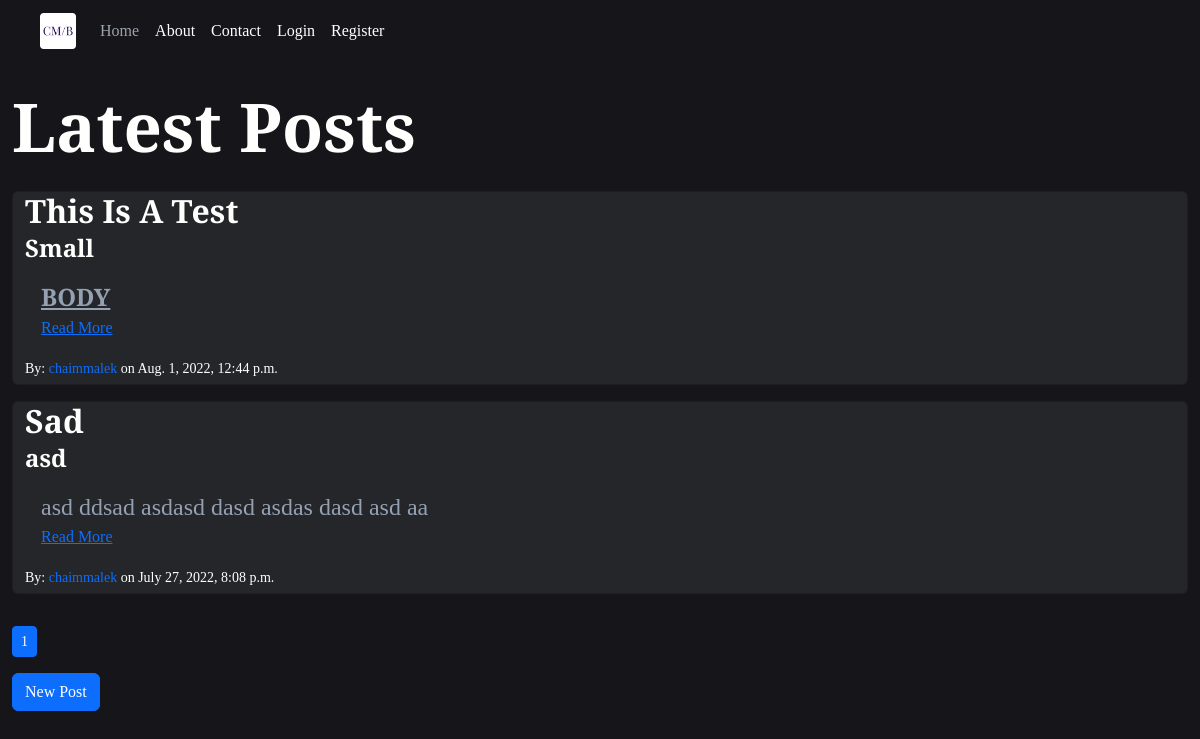
The app's page /, older data.
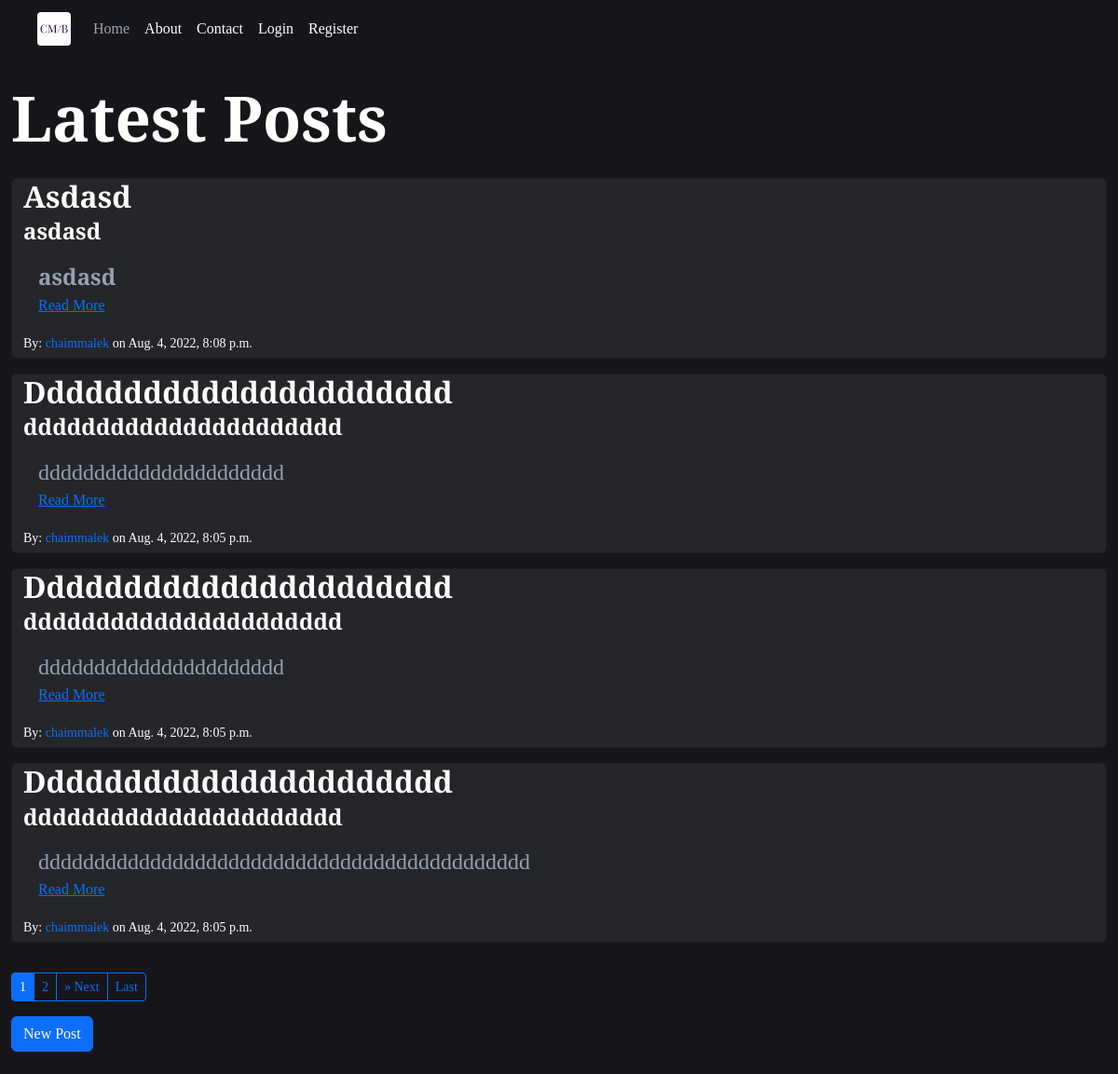
The same page, newer data.
### blog/models.py (models this page shows, shortened)
class Post(models.Model):
    id = models.UUIDField(primary_key=True, default=uuid4, unique=True, editable=False)
    author = models.ForeignKey('blog.User', on_delete=models.CASCADE, limit_choices_to={'is_staff': True},
                               related_name='posts')
    title = models.CharField(max_length=50, blank=False, null=True)
    subtitle = models.CharField(max_length=100, blank=True)
    body = RichTextField(config_name='post-form', blank=False, null=True,
                         validators=[MaxLengthValidator(1000), MinLengthValidator(10)])
    posted_at = models.DateTimeField(auto_now_add=True, null=True)
    img = models.ImageField(upload_to='blog/img/', null=True, blank=True)
    class Meta:
        ordering = ['-posted_at']

class User(AbstractUser):
    id = models.UUIDField(primary_key=True, default=uuid4, unique=True, editable=False)
    def __str__(self):
        return self.username

### blog/views.py (the view)
# urls.py: 2. Add a URL to urlpatterns:  path('', Home.as_view(), name='home')
class Home(ListView):
    model = Post
    template_name = 'index.html'
    paginate_by = 4
    def get_context_object_name(self, object_list):
        return 'posts'

### templates/index.html (shortened to what this page needs)
{% extends 'base.html' %}
{% load static %}
{% block body %}
    <div class="my-4">
        <section id="home">
            <div class="row gy-3">
                <div class="latest-posts">
                    <h1 class="text-5xl">Latest Posts</h1>
                    {% for post in posts %}
                        <div class="posts">
                            <div class="row gy-3 m-0">
                                <div class="card">
                                    <h2 class="card-title">{{ post.title | title }}</h2>
                                    <h4 class="card-subtitle">{{ post.subtitle }}</h4>
                                    <div class="post-body card-body">
                                        <p>{{ post.body | safe | truncatewords:25 |truncatechars:100 }}</p><a
                                            href="{% url 'blog:post' post.id %}">Read More</a>
                                    </div>
                                    <div class="text-white pb-1">
                                        <small>By: <a
                                                href="{% url 'blog:profile' id=post.author.id username=post.author %}"
                                                class="username">{{ post.author }}</a> on {{ post.posted_at }}</small>
                                    </div>
                                </div>
                            </div>
                        </div>
                    {% endfor %}
                </div>
                <div class="row gy-3">
                    <div class="pagination-btn">
                        <div class="btn-group btn-group-sm" role="group" aria-label="Small Item pagination">
                            {% for page_number in page_obj.paginator.page_range %}
                                {% if page_obj.number == page_number %}
                                    <button class="btn btn-outline-primary active">
                                        <span>{{ page_number }} </span>
                                    </button>
                                {% else %}
                                    <a href="?page={{ page_number }}" class="btn btn-outline-primary">
                                        {{ page_number }}
                                    </a>
                                {% endif %}
                            {% endfor %}
                            {% if page_obj.has_next %}
                                <a class="btn btn-outline-primary" href="?page={{ page_obj.next_page_number }}">&raquo;
                                    Next</a>
                                <a class="btn btn-outline-primary"
                                   href="?page={{ page_obj.paginator.num_pages }}">Last</a>
                            {% endif %}
                        </div>
                    </div>
                    <div class="new-post">
                        <a href="{% url 'blog:create-post' %}">
                            <button class="btn btn-primary">New Post</button>
                        </a>
                    </div>
                </div>
            </div>
        </section>
    </div>
{% endblock body %}

Row changes from the older to the newer data that the page shows:
no longer on this page (row edited): Post: title "This Is A Test", subtitle "Small", body "BODY", author "chaimmalek", posted_at "Aug. 1, 2022, 12:44 p.m."
removed Post: title "Sad", subtitle "asd", body "asd ddsad asdasd dasd asdas dasd asd aa", author "chaimmalek", posted_at "July 27, 2022, 8:08 p.m."
added Post: title "Asdasd", subtitle "asdasd", body "asdasd", author "chaimmalek", posted_at "Aug. 4, 2022, 8:08 p.m."
added Post: title "Dddddddddddddddddddddd", subtitle "dddddddddddddddddddddd", body "dddddddddddddddddddddd", author "chaimmalek", posted_at "Aug. 4, 2022, 8:05 p.m."
added Post: title "Dddddddddddddddddddddd", subtitle "dddddddddddddddddddddd", body "dddddddddddddddddddddd", author "chaimmalek", posted_at "Aug. 4, 2022, 8:05 p.m."
added Post: title "Dddddddddddddddddddddd", subtitle "dddddddddddddddddddddd", body "dddddddddddddddddddddddddddddddddddddddddddd", author "chaimmalek", posted_at "Aug. 4, 2022, 8:05 p.m."
Text that changed along with them:
new list line: "2"
text now shown: "» Next Last"
